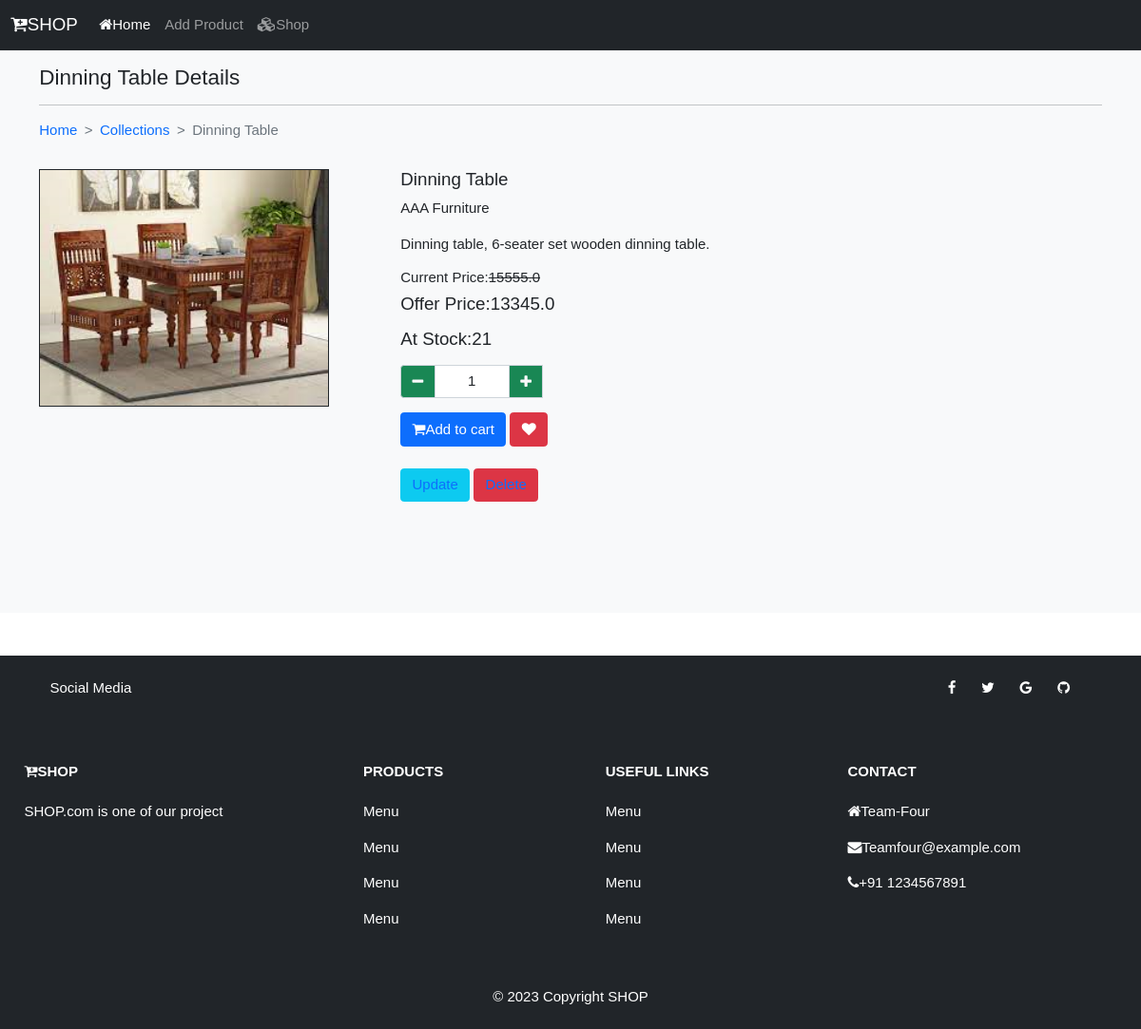
The app's page /shop/Furniture/Dinning Table with its own data.
### catalog/models.py (models this page shows)
class Products(models.Model):
    category=models.ForeignKey(Category,on_delete=models.CASCADE)
    name=models.CharField(max_length=150,null=False,blank=False)
    vendor_name=models.CharField(max_length=150,null=False,blank=False)
    product_image=models.ImageField(upload_to=getFileName,null=True,blank=True)
    quantity=models.IntegerField(null=False,blank=False)
    original_price=models.FloatField(null=False,blank=False)
    discount_price=models.FloatField(null=False,blank=False)
    description=models.TextField(max_length=500,null=False,blank=False)
    status=models.BooleanField(default=False,help_text="0-show,1-Hidden")
    like=models.BooleanField(default=False,help_text='0-show,1-like')
    created_at=models.DateTimeField(auto_now_add=True)
    def __str__(self):
        return self.name

### catalog/views.py (the view)
# urls.py: path('shop/<str:cname>/<str:pname>',views.product_details,name="product_details"),
def product_details(request,cname,pname):
    if(Category.objects.filter(name=cname,status=0)):
        if(Products.objects.filter(name=pname,status=0)):
            product_items=Products.objects.filter(name=pname,status=0).first()
            return render(request,'catalog/items/product_details.html',{"product_items":product_items})
        else:
            messages.error(request,"No such category found")
            return redirect('shop')
    else:
        messages.error(request,"No such category found")
        return redirect('shop')

### catalog/templates/catalog/items/product_details.html (shortened to what this page needs)
{% extends 'catalog/layouts/main.html' %}
{% block content %}
    <section class="bg-light py-4 my-5" style="min-height: 600px;">
        <div class="container">
            <div class="row">
                <div class="col-12">
                    <h4 class="mb-3">{{ product_items}} Details</h4>
                    <hr style="border-color:#b8bfc2;">
                    <nav style="--bs-breadcrumb-divider: '>';" aria-label="breadcrumb">
                        <ol class="breadcrumb">
                          <li class="breadcrumb-item"><a href="index">Home</a></li>
                          <li class="breadcrumb-item"><a href="{% url 'shopview' product_items.category.name %}">Collections</a></li>
                          <li class="breadcrumb-item active" aria-current="page">{{product_items}}</li>
                        </ol>
                      </nav>
                </div>
                <div class="col-4 my-3 pic-box">
                    <img class="contain9" src="{{product_items.product_image.url}}"  alt="{{product_items}}">
                </div>
                <div class="col-8 my-3">
                    <h5>{{product_items}}</h5>
                    <p>{{product_items.vendor_name}}</p>
                    <p>{{product_items.description}}</p>
                    <h6 class="my-2">Current Price:<s>{{product_items.original_price}}</s></h6>
                    <h5 class="my-2">Offer Price:{{product_items.discount_price}}</h5>
                    <h5 class="my-3">At Stock:{{product_items.quantity}}</h5>
                    <div class="my-3">
                        {% if product_items.quantity > 0 %}
                        <p>
                            <div class="input-group" style="width: 150px;">
                                <button class="input-group-text bg-success text-light" id="btnMinus"><i class="fa fa-minus"></i></button>
                                <input type="text" name="qty" id="txtqty" value="1" class="form-control text-center">
                                <button class="input-group-text bg-success text-light" id="btnPlus"><i class="fa fa-plus"></i></button>
                            </div>
                        </p>
                        <button class="btn btn-primary" id="btnCart"><i class="fa fa-shopping-cart"></i>Add to cart</button>
                        {% else %}
                        <button class="btn btn-secondary"><i class="fa fa-minue"></i>Out of Stock</button>
                        {% endif %}
                        <button class="btn btn-danger"><i class="fa fa-heart"></i></button><br><br>
                        <button class="btn btn-info"><a href="{% url 'update' product_items.id %}">Update</a></button>
                        <button class="btn btn-danger"><a href="{% url 'delete' product_items.id %}">Delete</a></button>
                </div>
            </div>
        </div>
    </section>
{% endblock content %}

### static/css/style.css (style rules this page uses)
html { font-size: 15px; }
body { font-family: Arial, Helvetica, sans-serif; }
a { text-decoration: none; }
.pic-box { position: relative; }
img { width: 305px; height: 250px; border: 1pt solid; }

### records on screen
Products: name "Dinning Table", product_image (picture), vendor_name "AAA Furniture", description "Dinning table, 6-seater set wooden dinning table.", original_price "15555.0", discount_price "13345.0", quantity "21"
